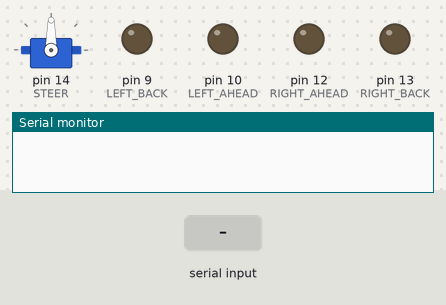
This sketch was run on a simulated Arduino Uno, built with avr-gcc and run on an emulated ATmega328P. Shown: servo, output pins drawn as LEDs (lit = HIGH), the last lines printed to the serial monitor. The inputs (shaded band) are chosen by the test bench.

Above: at 1.2 s.
1.3 s: "A" received over Serial
At 2.5 s:
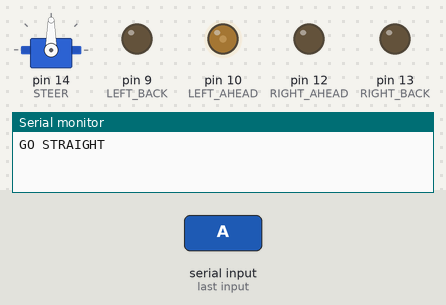
2.8 s: "L" received over Serial
At 3.8 s:
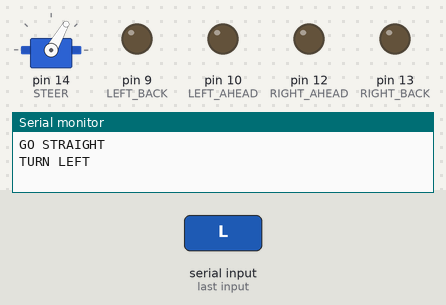
4.3 s: "R" received over Serial
At 5.0 s:
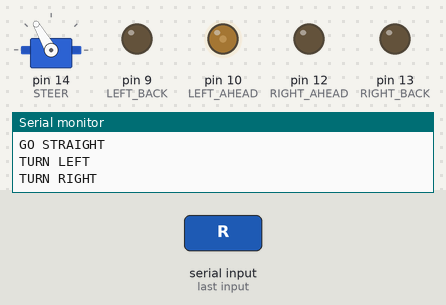
5.8 s: "B" received over Serial
At 6.1 s:
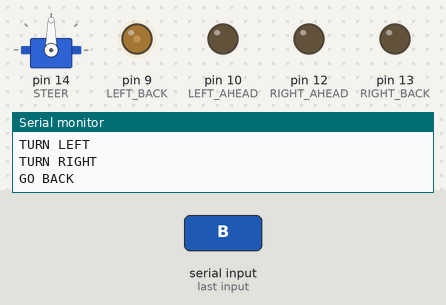
7.3 s: "F" received over Serial
At 8.5 s:
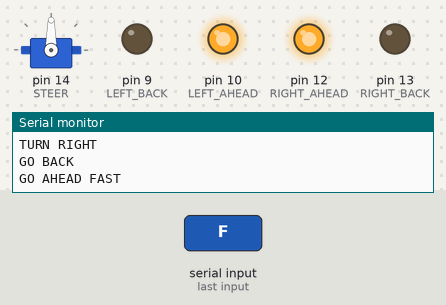
8.8 s: "C" received over Serial
At 9.6 s:
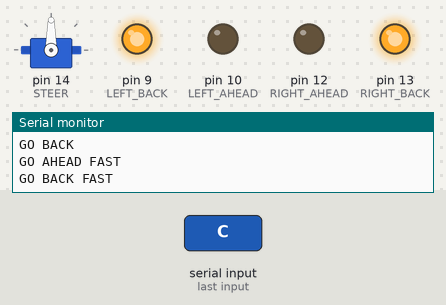
Timing chart, 0 to 11.3 s (numbered marks = the images above; inputs shaded):
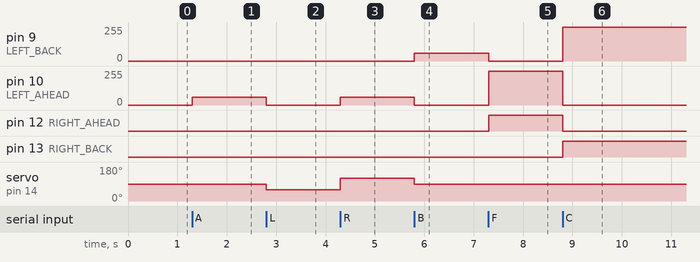

The sketch:

onCar.ino
```cpp
#include <Servo.h>
#define LEFT_AHEAD 10
#define LEFT_BACK 9
#define RIGHT_AHEAD 12
#define RIGHT_BACK 13
#define STEER 14
#define RUN 60
#define RUN1 50
#define RUNFAST 255
#define STOP 0
Servo servo;
char operation;

void setup() {
  Serial.begin(9600);
  pinMode(LEFT_AHEAD, OUTPUT);
  pinMode(LEFT_BACK, OUTPUT);
  pinMode(RIGHT_AHEAD, OUTPUT);
  pinMode(RIGHT_BACK, OUTPUT);
  digitalWrite(LEFT_AHEAD, LOW);
  digitalWrite(LEFT_BACK, LOW);
  digitalWrite(RIGHT_AHEAD, LOW);
  digitalWrite(RIGHT_BACK, LOW);
  servo.attach(STEER);
  digitalWrite(STEER, LOW);
}

void loop() {
  if(Serial.available() > 0)
  {
    operation = Serial.read();
    switch(operation)
    {
      case 'A':
        Serial.println("GO STRAIGHT");
        goAhead();
        break;
      case 'L':
        Serial.println("TURN LEFT");
        turnLeft();
        break;
      case 'R':
        Serial.println("TURN RIGHT");
        turnRight();
        break;
      case 'B':
        Serial.println("GO BACK");
        goBack();
        break;
      case 'P': case 'S':
        Serial.println("PARK");
        park();
        break;
      case 'F':
        Serial.println("GO AHEAD FAST");
        goAheadFast();
        break;
      case 'C':
        Serial.println("GO BACK FAST");
        goBackFast();
        break;
      case 'M':
        Serial.println("GO LEFT ANGLE");
        turnLeftAngle();
        break;
      case 'N':
        Serial.println("GO RIGHT ANGLE");
        turnRightAngle();
        break;
    }
  }
}

void park()
{
 servo.write(90);
 analogWrite(LEFT_AHEAD, STOP);
 analogWrite(LEFT_BACK, STOP);
 analogWrite(RIGHT_AHEAD, STOP);
 analogWrite(RIGHT_BACK, STOP);
}

void goAhead()
{
 servo.write(90);
 analogWrite(LEFT_AHEAD, RUN);
 analogWrite(LEFT_BACK, STOP);
 analogWrite(RIGHT_AHEAD, RUN);
 analogWrite(RIGHT_BACK, STOP);
}

void goBack()
{
 servo.write(90);
 analogWrite(LEFT_AHEAD, STOP);
 analogWrite(LEFT_BACK, RUN);
 analogWrite(RIGHT_AHEAD, STOP);
 analogWrite(RIGHT_BACK, RUN);
}

void turnLeft()
{
 servo.write(60);
 analogWrite(LEFT_AHEAD, STOP);
 analogWrite(LEFT_BACK, STOP);
 analogWrite(RIGHT_AHEAD, RUN);
 analogWrite(RIGHT_BACK, STOP);
}

void turnRight()
{
 servo.write(120);
 analogWrite(LEFT_AHEAD, RUN);
 analogWrite(LEFT_BACK, STOP);
 analogWrite(RIGHT_AHEAD, STOP);
 analogWrite(RIGHT_BACK, STOP);
}

void goAheadFast()
{
 servo.write(90);
 analogWrite(LEFT_AHEAD, RUNFAST);
 analogWrite(LEFT_BACK, STOP);
 analogWrite(RIGHT_AHEAD, RUNFAST);
 analogWrite(RIGHT_BACK, STOP);
}

void goBackFast()
{
 servo.write(90);
 analogWrite(LEFT_AHEAD, STOP);
 analogWrite(LEFT_BACK, RUNFAST);
 analogWrite(RIGHT_AHEAD, STOP);
 analogWrite(RIGHT_BACK, RUNFAST);
}

void turnLeftAngle()
{
 servo.write(60);
 analogWrite(LEFT_AHEAD, RUN1);
 analogWrite(LEFT_BACK, STOP);
 analogWrite(RIGHT_AHEAD, RUNFAST);
 analogWrite(RIGHT_BACK, STOP);
}

void turnRightAngle()
{
 servo.write(120);
 analogWrite(LEFT_AHEAD, RUNFAST);
 analogWrite(LEFT_BACK, STOP);
 analogWrite(RIGHT_AHEAD, RUN1);
 analogWrite(RIGHT_BACK, STOP);
}
```

Measured:
- after the input at 1.3 s, pin 10 (LEFT_AHEAD): 0/255 → 60/255 at once
- after the input at 2.8 s, pin 10 (LEFT_AHEAD): 60/255 → 0/255 at once; servo on pin 14 (STEER): 90° → 60° at once
- after the input at 4.3 s, pin 10 (LEFT_AHEAD): 0/255 → 60/255 at once; servo on pin 14 (STEER): 60° → 120° at once
- after the input at 5.8 s, pin 9 (LEFT_BACK): 0/255 → 60/255 at once; pin 10 (LEFT_AHEAD): 60/255 → 0/255 at once; servo on pin 14 (STEER): 120° → 90° at once
- after the input at 7.3 s, pin 9 (LEFT_BACK): 60/255 → 0/255 at once; pin 10 (LEFT_AHEAD): 0/255 → 255/255 at once; pin 12 (RIGHT_AHEAD): LOW → HIGH at once
- after the input at 8.8 s, pin 9 (LEFT_BACK): 0/255 → 255/255 at once; pin 10 (LEFT_AHEAD): 255/255 → 0/255 at once; pin 12 (RIGHT_AHEAD): HIGH → LOW at once; pin 13 (RIGHT_BACK): LOW → HIGH at once
